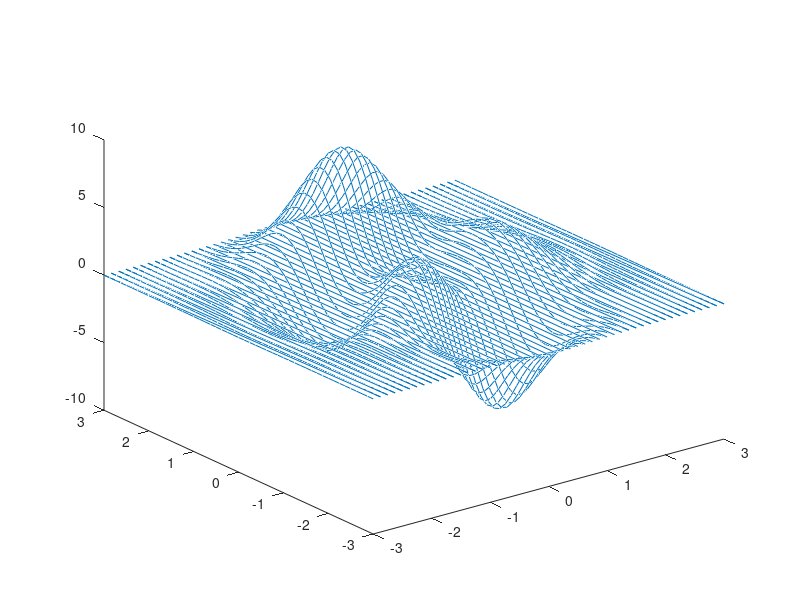

Write the MATLAB code that produced this figure. (Note: this script raises an error after producing the figure.)
% Suorat ohjeet merkitty tähdillä.
% Käytä kuitenkin omia aivojasi, jos uskot ymmärtäväsi asian, on varmasti
% nopeampaa kirjoittaa suoraan oma ratkaisu kuin yrittää muokata minun
% koodiani.
%
% *************************************************************************
% * Täytä näissä kohdissa mainitut muuttujat
% *************************************************************************
%
% Yleinen löpinä normaaleilla kommenteilla

%--------------------------------------------------------------------------
%  Tehtävä 1)
% 
%  Hae vähintään kahden kameran kameramatriisit käyttäen tietoa
%  projisoituneiden 3D pisteiden alkuperäisistä koordinaateista.
%
%  Tarkempi selite:
%
%  Kameramatriisit P ovat 3x4 matriiseita muotoa P = K*[R -R*C] jossa
%  K on kalibrointimatriis, R rotaatiomatriisi ja C kameran
%  paikka/polttopiste.
%
%  Jos nämä olisivat tunnettuja (kalibrointimatriisi kameran kalibroimalla,
%  R ja C vaikkapa viivottimella) voitaisiin P laskea suoraan. Nyt
%  kuitenkin tunnemme vain 3D pisteiden paikat X=[X Y Z W]' (esim mitattu 
%  laser-skannerilla tai laskettu kappaleen piirustuksista). Näistä 3D 
%  pisteistä  on otettu kuva, jolloin 3D pisteet ovat projisoituneet 
%  kameran kennolle 2D pisteiksi x=[x y w]'.
%
%  Voimme mitata näiden projisoituneiden pisteiden paikat kennolla (esim
%  käyttäen MATLABin funktiota 'ginput') ja tämän jälkeen laskea 3x4
%  matriisin P joka täyttää yhtälön 
%  x = P*X.
%
%  Tarkastellaan nyt vain yhtä pisteparia X ja x.
%
%  Luennolta muistamme että ratkaisu on kertoa vasemmalta puolelta
%  x:n ristitulomatriisilla [x]_x jolloin yhtälöstä saadaan:
%  [x]_x*x = [x]_x*P*X = 0 (koska vektorin ristitulo itsensä kanssa on 0-
%  vektori).
%
%  Siis:
%  [x]_x*P*X = <3x1 matriisi> = 
%  [P_{3,4} W y - P_{2,1} X w - P_{2,2} Y w - P_{2,4} W w + P_{3,1} X y - P_{2,3} Z w + P_{3,2} Y y + P_{3,3} Z y
%   P_{1,4} W w + P_{1,1} X w - P_{3,4} W x + P_{1,2} Y w - P_{3,1} X x + P_{1,3} Z w - P_{3,2} Y x - P_{3,3} Z x
%   P_{2,4} W x + P_{2,1} X x - P_{1,4} W y - P_{1,1} X y + P_{2,2} Y x - P_{1,2} Y y + P_{2,3} Z x - P_{1,3} Z y]
%
%  Havaitaan että [x]_x*P*X voidaan järjestää muotoon
%  A*p
%  =
%  A*[p_{1,1}; p_{1,2}; p_{1,3}; p_{1,4}; p_{2,1}; p_{2,2}; p_{2,3}; p_{2,4} p_{3,1}; p_{3,2}; p_{3,3}; p_{3,4}]
%  = [0;0;0]
%  (eli A*<etsitty matriisi P purettuna pystyvektoriksi> = <nollavektori>
%
%  Hieman yllä olevaa matriisia tuijotettua havaitaan että A on 3x12 ja
%  muotoa:
%
%  A = [0 0 0 0 -X*w -Y*w -Z*w -W*w X*y Y*y Z*y W*y;
%       X*w Y*w Z*w W*w 0 0 0 0 -X*x -Y*x -Z*x -W*x;
%       -X*y -Y*y -Z*y -W*y X*x Y*x Z*x W*x 0 0 0 0]
%
%  (HUOM: yllä olevassa matriisissa X, Y, Z ja W ovat homogeenisen 3D
%  pisteen/vektorin X komponentit ja x, y ja w 2D pisteen/vektorin x
%  komponentit).
%
%  Eli jokaiselle X <-> x pisteparille saadaan laskettua matriisi A.
%  Kasaamalla nämä matriisit päällekkäin 3*n x 12 matriisiksi (jossa n
%  havaittujen pisteiden lukumäärä) voimme etsiä vektorin p.
%
%  Taasen luennoilta muistamme että p saadaan laskemalla matriisin ydin (
%  tai vektori joka on lähinnä tätä). Tämä onnistuu SVD:llä.
% 
%--------------------------------------------------------------------------


% 3D pisteiden koordinaatit homogeenisissä koordinaateissa
% (yksikkönä [mm])
% Katso visualisointi tiedostosta '3d_pisteet.png'
% 1) Shakkilaudan vasen yläkulma
% 2) Shakkilaudan vasen alakulma
% 3) V:n kärki
% 4) Leikkitraktorin lampun oikea yläkulma
% 5) Helikopterin laskeutumisjalaksen pallon kärki
% 6) Rubikin kuution vasen yläkulma (keltaisen tarran vasen alakulma)
% 7) Punaisen vaahtomuovipalan vasen yläkulma
% 8) Vihreän vaahtomuovipalan sisäkulma
% 9) Puhin kulmakarvan kärki
X = [0     0   -87   -53  -140  -181   -49  -134  -230
     0   112    18   160   171     5   -82  -141    96
     0     0    13    51     3    30    64    52    94
     1     1     1     1     1     1     1     1     1];
 
% Kameralle projisoituneet pisteet X (nyt siis 2D) homogeenisissä koordinaateissa
% (yksikkön [pixel])
%
% *************************************************************************
% * Käytä esim 'ginput' komentoa projisotuneiden pisteiden hakemisteen 
% * (tai datatip) muuttujaan x1
% *************************************************************************
% 
% x1 = [...
%       ...
%       1 1 1 1 1 1 1 1 1];

% Nyt jokaiselle pisteelle voidaan muodostaa matriisi A jotka päällekäin
% kasaamalla saadaan matriisi A_full
%
% *************************************************************************
% * Muodosta loopissa matriisi A tehtävänannon esimerkin avulla. Loopin
% * jälkeen sinulla tulee olla matriisi A_full joka koostuu päällekäin
% * kasatuista matriiseista A.
% *************************************************************************
% 
% nump = size(x1,2); %Pisteiden lukumäärä
% A_full = []; %Tähän päällekkäin kasatut matriisit A
% for ii = 1:nump
%    A = [...]
%    A_full = [A_full;A];
% end

% Nyt voimme etsiä vektorin p joka minimoi yhtälön A_full*p. Käytetään
% SVD:tä
% 
% *************************************************************************
% * Hae p käyttäen SVD:tä
% *************************************************************************
%
% [U S V] = svd(A_full, 0);
% p1 = ...; %Oikeanpuoleinen singulaarivektori joka vastaa pienintä
%           %singulaariarvoa (singulaariarvojen järjestys mainittu 
%           %'help svd'
% P1 = ...  %p1 järjestettynä 3x4 matriisimuotoon

% Tarkistetaan että P1 projisoi pisteet oikein
% *************************************************************************
% * Kirjoita projektioyhtälö ja vertaa hiirella kliksuttelemiisi
% * koordinaatteihin.
% * MUISTA: Normalisoi homogeeninen koordinaatti jakolaskulle niin että w=1 
% * (ja x:hän oli x=[x y w]');
% *************************************************************************
%
% x1_proj = ... %Projektio
% x1_proj = x1_proj ... %Normalisointi
% x1 - x1_proj %Tästä pitäisi tulla jotakin pientä
% Mistä ero johtuu?

% *************************************************************************
% * Laske myös vähintään toiselle kameralle, aina hauskempaa kolmella tai
% * neljällä kameralla.
% *************************************************************************

% P2 = ...
% P3 = ...
% P4 = ...

%%
%--------------------------------------------------------------------------
%  Tehtävä 2)
%
%  Laske 3D piste X tunnetuista kameroista ja vastinpisteistä.
%
%  Nyt kun kaksi (tai useampi) kameraa (P1, P2, P3, P4) ovat tiedossa, 
%  voimme laskea uusia 3D pisteitä.
%
%  Jos meillä on pistekolmikko x1 <-> x2 <-> x3 (kaikki siis projektoita
%  samasta 3D pisteestä X) meillä on kolme yhtälöä
%  x1 = P1*X
%  x2 = P2*X
%  x3 = P3*X
% 
%  Tunnemme xi:t ja Pi:t. Käytetään samaa temppua kuin edellisessä
%  tehtävässä:
%  [x1]_x*x1 = [x1]_x*P1*X = 0
%  [x2]_x*x2 = [x2]_x*P2*X = 0
%  [x3]_x*x3 = [x3]_x*P3*X = 0
%
%  Jos tarkastellaan vain yhtälöä [x1]_x*P1*X = 0, voimme muuttaa tämän
%  muotoon A*X = 0. A (joka on 3x4 matriisi) on helppo laskea kun 
%  muistetaan että ristitulomatriisi on muotoa:
%  [a]_x = [ 0   -a_3  a_2;
%            a_3  0   -a_1;
%           -a_2  a_1  0  ];
%  
%  Voimme siis taas laskea jokaiselle havainnolle (tässä tapauksessa
%  kamera <-> projisoitunut piste) matriisin A ja kasata nämä päällekkäin
%  matriisiksi A_full. X saadaan samaan tapaan kuin edellisessä tehtävässä
%  p (SVD:llä).
%--------------------------------------------------------------------------

% *************************************************************************
% * Laske matriisit Ai tehtävänannon ohjeen mukaan (jokin matriisi kertaa
% * jokin toinen matriisi).
% *************************************************************************
% A1 = ...
% A2 = ...
% A3 = ...
% A_full = [A1;A2;A3];

% Nyt X on helppo ratkaista SVD:llä (X on matriisin A_full ydin)
% *************************************************************************
% * Laske X käyttäen SVD:tä kuten edellisen tehtävän 'p'
% * MUISTA: Normalisoi homogeeninen koordinaatti siten että W=1
% *************************************************************************
% [U S V] = svd(A_full, 0);
% X = ... %Oikeanpuoleinen singulaarivektori joka vastaa pienintä
%         %singulaariarvoa

% Toista muutamalle pisteelle ja plottaa pisteet 3D koordinaatistoon.
% Tämä on järkevintä tehdä 'for'-loopissa.

%%
%--------------------------------------------------------------------------
%  Tehtävä 3)
%
%  Muokkaa edellisen tehtävän scripi funktioksi joka ottaa parametreiksi
%  P_cell ja x_cell muuttujat ja palauttaa matriisin X.
%
%  function X = triangulate(P_cell, x_cell)
%  % Triangulate 3D point from known camera matrices and 2D points
%  %
%  % Inputs:
%  %       P_cell - Cell array of size 1xn (where n>=2). Each cell contains
%  %                  camera matrix P (size 3x4).
%  %       x_cell - Cell array of size 1xn. Each cell contains 3xm matrix
%  %                  of 2D homogenous points.
%  % Outputs:
%  %       X      - 4xm matrix of 3D homogenous points.
%  ...
%--------------------------------------------------------------------------

%%
%--------------------------------------------------------------------------
%  Tehtävä 4)
% 
%  Kohinan vaikutusta 3D pisteiden laskentaan.
%
%  Generoidaan suuri joukko 3D pisteitä ja luodaan pari kameraa käyttäen
%  apufunktiota 'getCamera'.
%
%  Luomme "realistisen" kalibrointimatriisin.
%
%  Lue ohjeet alta
%--------------------------------------------------------------------------

%Luodaan pisteet ja plotataan
[X_ Y_ Z_] = peaks();
X = [X_(:) Y_(:) Z_(:) ones(numel(X_),1)]';


figure(1)
plot3(X(1,:),X(2,:),X(3,:))

%Projektio plottaus päälle
set(gca,'projection','perspective')

disp('Liikuta plottia hiirellä (Rotate 3D) ja paina jotakin näppäintä jolloin nykyinen plotin kamera tallennetaan testikameraksi')
pause
%Tallennetaan kamera
[tmp R1 C1] = getCamera();
disp('Liikuta plottia uudelleen mielestäsi hyvään stereokamerakonfiguraatioon')
pause
[tmp R2 C2] = getCamera();
%% 
% Realistinen kalibrointimatriisi
K = [       2562.2    0.01       600.29
            0       2549.9       368.29
            0            0            1];

% Rakennetaan kamerat uudelleen
P1 = K*[R1 -R1*C1];
P2 = K*[R2 -R2*C2];

% Projisoidaan
x1 = P1*X;
x1 = bsxfun(@rdivide, x1, x1(end,:));

x2 = P2*X;
x2 = bsxfun(@rdivide, x2, x2(end,:));

% Ja plotataan
%figure(2)
subplot(1,2,1)
plot(x1(1,:),x1(2,:),'r.')
title('Ykköskamera')
subplot(1,2,2)
plot(x2(1,:),x2(2,:),'r.')
title('Kakkoskamera')
% HUOM: Data 2D tasossa

% Lasketaan 3D pisteet käyttäen triangulate funktiota joka tehtiin
% edellisessä tehtäväss
X_reconstruction = triangulate({P1, P2}, {x1,x2});
X_reconstruction = bsxfun(@rdivide, X_reconstruction, X_reconstruction(end,:));

%figure(3)
plot3(X_reconstruction(1,:),X_reconstruction(2,:),X_reconstruction(3,:))
title('3D data laskettuna projektioista (ei kohinaa)')
%% 
% Lisätään mittauspisteisiin hieman kohinaa ja lasketaan 3D pisteet
% uudelleen.
noise_amount_pix = 10; %***** Muuttele tätä arvoa ******
x1_noise = x1;
x1_noise(1:2,:) = x1_noise(1:2,:) + rand(size(x1_noise(1:2,:)))*noise_amount_pix;
x2_noise = x2;
x2_noise(1:2,:) = x2_noise(1:2,:) + rand(size(x1_noise(1:2,:)))*noise_amount_pix;

X_noise = triangulate({P1, P2}, {x1_noise,x2_noise});
X_noise = bsxfun(@rdivide, X_noise, X_noise(end,:));

figure(3)
plot3(X_noise(1,:),X_noise(2,:),X_noise(3,:))
title('3D data laskettuna projektioista (kohinaa)')

% Huomaa että 3D muoto säilyy tunnistettavana eikä "taivu"

%%
% Sen sijaan että kohina on vastinpisteissä, aiheutetaan kohinaa
% kalibrointimatriisiin:
noise_amount = 0.04; %***** Muuttele tätä arvoa ******
K_noise = K;
K_noise = K_noise + K_noise.*noise_amount.*(rand(size(K_noise))-0.5);

P1_noise = K_noise*[R1 -R1*C1];
P2_noise = K_noise*[R2 -R2*C2];

X_noise = triangulate({P1_noise, P2_noise}, {x1,x2});
X_noise = bsxfun(@rdivide, X_noise, X_noise(end,:));

figure(3)
plot3(X_noise(1,:),X_noise(2,:),X_noise(3,:))
title('3D data laskettuna projektioista (kohinaa)')

% Huomaa että 3D muoto repeilee ja taipuu (hieman riippuen kohinasta ja
% kameroiden sijainneista)

%%
% Kokeillaa vielä että jos kohina on kameran paikassa (ei rotaatiossa)
noise_amount = 0.14148; %***** Muuttele tätä arvoa ******
C1_noise = C1;
C1_noise = C1_noise + C1_noise.*noise_amount.*rand(size(C1_noise));
C2_noise = C2;
C2_noise = C2_noise + C2_noise.*noise_amount.*rand(size(C2_noise));


P1_noise = K*[R1 -R1*C1_noise];
P2_noise = K*[R2 -R2*C2_noise];

X_noise = triangulate({P1_noise, P2_noise}, {x1,x2});
X_noise = bsxfun(@rdivide, X_noise, X_noise(end,:));

figure(3)
plot3(X_noise(1,:),X_noise(2,:),X_noise(3,:))
title('3D data laskettuna projektioista (kohinaa)')

% Repeilee/aaltoilee herkästi varsinkin jos kameroiden pitäisi olla lähekkäin

% Mitä tästä opimme:
% Kameran kunnollinen kalibrointi ja paikan määrittäminen on 3D mittauksen
% kannalta vähintään yhtä tärkeää kuin vastinpisteiden löytäminen.